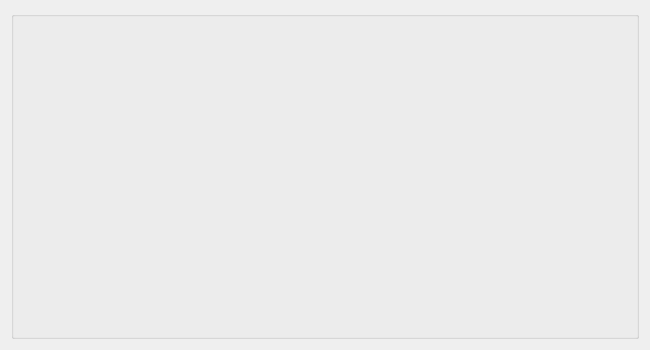
<?xml version="1.0" encoding="UTF-8"?>
<ui version="4.0">
 <class>cardItem</class>
 <widget class="QWidget" name="cardItem">
  <property name="geometry">
   <rect>
    <x>0</x>
    <y>0</y>
    <width>650</width>
    <height>350</height>
   </rect>
  </property>
  <property name="minimumSize">
   <size>
    <width>650</width>
    <height>350</height>
   </size>
  </property>
  <property name="windowTitle">
   <string>Form</string>
  </property>
  <layout class="QVBoxLayout" name="verticalLayout">
   <item>
    <widget class="QGroupBox" name="groupBox">
     <property name="title">
      <string/>
     </property>
     <widget class="QLabel" name="photo_label">
      <property name="geometry">
       <rect>
        <x>10</x>
        <y>10</y>
        <width>251</width>
        <height>321</height>
       </rect>
      </property>
      <property name="font">
       <font>
        <pointsize>15</pointsize>
       </font>
      </property>
      <property name="text">
       <string/>
      </property>
      <property name="alignment">
       <set>Qt::AlignLeading|Qt::AlignLeft|Qt::AlignTop</set>
      </property>
     </widget>
     <widget class="QLabel" name="label">
      <property name="geometry">
       <rect>
        <x>280</x>
        <y>10</y>
        <width>341</width>
        <height>321</height>
       </rect>
      </property>
      <property name="font">
       <font>
        <pointsize>15</pointsize>
       </font>
      </property>
      <property name="text">
       <string/>
      </property>
      <property name="alignment">
       <set>Qt::AlignLeading|Qt::AlignLeft|Qt::AlignTop</set>
      </property>
     </widget>
    </widget>
   </item>
  </layout>
 </widget>
 <resources/>
 <connections/>
</ui>
